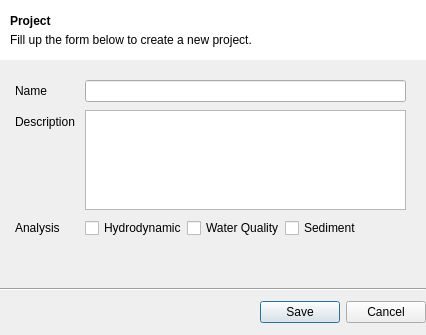
<?xml version="1.0" encoding="UTF-8"?>
<ui version="4.0">
 <class>NewProjectDialog</class>
 <widget class="QDialog" name="NewProjectDialog">
  <property name="windowModality">
   <enum>Qt::ApplicationModal</enum>
  </property>
  <property name="geometry">
   <rect>
    <x>0</x>
    <y>0</y>
    <width>426</width>
    <height>335</height>
   </rect>
  </property>
  <property name="sizePolicy">
   <sizepolicy hsizetype="Maximum" vsizetype="Maximum">
    <horstretch>0</horstretch>
    <verstretch>0</verstretch>
   </sizepolicy>
  </property>
  <property name="minimumSize">
   <size>
    <width>426</width>
    <height>335</height>
   </size>
  </property>
  <property name="maximumSize">
   <size>
    <width>426</width>
    <height>335</height>
   </size>
  </property>
  <property name="windowTitle">
   <string>New Project</string>
  </property>
  <property name="modal">
   <bool>true</bool>
  </property>
  <widget class="QWidget" name="verticalLayoutWidget">
   <property name="geometry">
    <rect>
     <x>0</x>
     <y>0</y>
     <width>426</width>
     <height>335</height>
    </rect>
   </property>
   <layout class="QVBoxLayout" name="verticalLayout">
    <property name="spacing">
     <number>0</number>
    </property>
    <property name="sizeConstraint">
     <enum>QLayout::SetDefaultConstraint</enum>
    </property>
    <property name="rightMargin">
     <number>0</number>
    </property>
    <item>
     <widget class="QWidget" name="widget" native="true">
      <property name="enabled">
       <bool>true</bool>
      </property>
      <property name="sizePolicy">
       <sizepolicy hsizetype="Preferred" vsizetype="Fixed">
        <horstretch>0</horstretch>
        <verstretch>0</verstretch>
       </sizepolicy>
      </property>
      <property name="minimumSize">
       <size>
        <width>0</width>
        <height>60</height>
       </size>
      </property>
      <property name="styleSheet">
       <string notr="true">background-color: rgb(255, 255, 255)</string>
      </property>
      <widget class="QLabel" name="label_4">
       <property name="geometry">
        <rect>
         <x>10</x>
         <y>10</y>
         <width>401</width>
         <height>41</height>
        </rect>
       </property>
       <property name="text">
        <string>&lt;html&gt;&lt;head/&gt;&lt;body&gt;&lt;p style=&quot;margin: 0 0 5px 0;&quot;&gt;&lt;span style=&quot; font-weight:600;&quot;&gt;Project&lt;/span&gt;&lt;/p&gt;&lt;p style=&quot;margin: 0;&quot;&gt;Fill up the form below to create a new project.&lt;/p&gt;&lt;/body&gt;&lt;/html&gt;</string>
       </property>
      </widget>
     </widget>
    </item>
    <item>
     <layout class="QFormLayout" name="formLayout">
      <property name="sizeConstraint">
       <enum>QLayout::SetDefaultConstraint</enum>
      </property>
      <property name="fieldGrowthPolicy">
       <enum>QFormLayout::ExpandingFieldsGrow</enum>
      </property>
      <property name="rowWrapPolicy">
       <enum>QFormLayout::DontWrapRows</enum>
      </property>
      <property name="labelAlignment">
       <set>Qt::AlignLeading|Qt::AlignLeft|Qt::AlignVCenter</set>
      </property>
      <property name="formAlignment">
       <set>Qt::AlignLeading|Qt::AlignLeft|Qt::AlignVCenter</set>
      </property>
      <property name="horizontalSpacing">
       <number>10</number>
      </property>
      <property name="verticalSpacing">
       <number>8</number>
      </property>
      <property name="leftMargin">
       <number>15</number>
      </property>
      <property name="topMargin">
       <number>20</number>
      </property>
      <property name="rightMargin">
       <number>20</number>
      </property>
      <item row="0" column="0">
       <widget class="QLabel" name="label">
        <property name="text">
         <string>Name</string>
        </property>
       </widget>
      </item>
      <item row="0" column="1">
       <widget class="QLineEdit" name="projectName"/>
      </item>
      <item row="1" column="0">
       <widget class="QLabel" name="label_2">
        <property name="text">
         <string>Description</string>
        </property>
       </widget>
      </item>
      <item row="1" column="1">
       <widget class="QPlainTextEdit" name="projectDescription">
        <property name="maximumSize">
         <size>
          <width>16777215</width>
          <height>100</height>
         </size>
        </property>
       </widget>
      </item>
      <item row="2" column="0">
       <widget class="QLabel" name="label_3">
        <property name="text">
         <string>Analysis</string>
        </property>
       </widget>
      </item>
      <item row="2" column="1">
       <layout class="QHBoxLayout" name="horizontalLayout">
        <item>
         <widget class="QCheckBox" name="analyseHydrodynamic">
          <property name="text">
           <string>Hydrodynamic</string>
          </property>
         </widget>
        </item>
        <item>
         <widget class="QCheckBox" name="analyseWaterQuality">
          <property name="text">
           <string>Water Quality</string>
          </property>
         </widget>
        </item>
        <item>
         <widget class="QCheckBox" name="analyseSediment">
          <property name="text">
           <string>Sediment</string>
          </property>
         </widget>
        </item>
       </layout>
      </item>
     </layout>
    </item>
    <item>
     <layout class="QVBoxLayout" name="verticalLayout_2">
      <property name="spacing">
       <number>10</number>
      </property>
      <property name="topMargin">
       <number>50</number>
      </property>
      <property name="bottomMargin">
       <number>12</number>
      </property>
      <item>
       <widget class="Line" name="line">
        <property name="orientation">
         <enum>Qt::Horizontal</enum>
        </property>
       </widget>
      </item>
      <item>
       <widget class="QDialogButtonBox" name="bottomButtonBox">
        <property name="sizePolicy">
         <sizepolicy hsizetype="Preferred" vsizetype="Preferred">
          <horstretch>0</horstretch>
          <verstretch>0</verstretch>
         </sizepolicy>
        </property>
        <property name="standardButtons">
         <set>QDialogButtonBox::Cancel|QDialogButtonBox::Save</set>
        </property>
       </widget>
      </item>
     </layout>
    </item>
   </layout>
  </widget>
 </widget>
 <tabstops>
  <tabstop>projectName</tabstop>
  <tabstop>projectDescription</tabstop>
  <tabstop>analyseHydrodynamic</tabstop>
  <tabstop>analyseWaterQuality</tabstop>
  <tabstop>analyseSediment</tabstop>
 </tabstops>
 <resources/>
 <connections/>
</ui>
